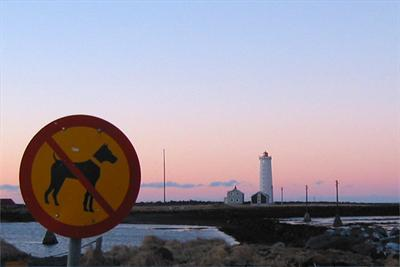
%> input picture input/1.png, 400 x 267 px; its folder holds only this picture in this run
$ octave Demo.m   (GNU Octave 9; MATLAB toolbox functions it lacks are replaced by stand-ins)
%> lines starting %> are read from the running program, lines starting %| are printed output that depends on the picture
### Function/cutframe.m
function [ out,j ] = cutframe( im )
[w,h,dim]=size(im);
if dim==3
gray=im2double(rgb2gray(im));
else
    gray=im2double(im);
end
j=0;
for jj=1:16
%j=1;
%while(1)
    box=gray(jj:w+1-jj,jj:h+1-jj);
    rim=[gray(jj,jj:h+1-jj),gray(w+1-jj,jj:h+1-jj),gray(jj:w+1-jj,jj)',gray(jj:w+1-jj,h+1-jj)'];
    if (max(rim)-min(rim))<0.3
       j=jj;
    end
    %j=j+1;
end
if j>=1
    I=zeros(w-2*j,h-2*j,dim);
    for k=1:dim
   image=im(:,:,k);
    I(:,:,k)=image(j+1:w-j,j+1:h-j);
    end
out=I;
else
    out=im;
end;
end

### Function/GraphCut.m
function   [AA,g] = GraphCut(img)

[H,W,~] = size(img);
imm = double(img);
m1 = imm(:,:,1);
m2 = imm(:,:,2);
m3 = imm(:,:,3);
E  = edges4connected(H,W);
V  = 1./(1+sqrt((m1(E(:,1))-m1(E(:,2))).^2+(m2(E(:,1))-m2(E(:,2))).^2+(m3(E(:,1))-m3(E(:,2))).^2));
AA = 1000*sparse(E(:,1),E(:,2),0.3*V);
g  = fspecial('gauss', [5 5], sqrt(5));

### Demo.m
clc;
clear all;
close all;

addpath('.\Function');

%parameter
compactness = 15;
spnumber    = 150;
FgParam     = 1;
imgRoot = '.\input\'; % test image path
outRoot = '.\output\';
imnames=dir([imgRoot '*' 'png']);


for i = 1:length(imnames)
    disp(['Process # ',num2str(i),' ...']);
    imname  = [imgRoot imnames(i).name];
    img = imread(imname);
%> img is the input picture: size 267x400x3 uint8; mean R, G, B 155.5, 148.8, 161
    [H_Ori,W_Ori,~] = size(img);
%> H_Ori = 267; W_Ori = 400
    [img,flag] = cutframe(img);
%> in cutframe, `gray=im2double(rgb2gray(im));`:
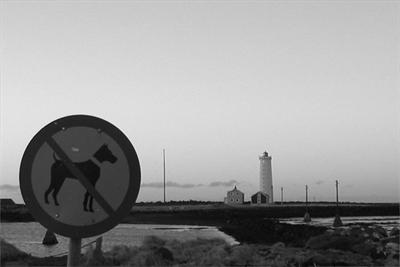
%> gray: size 267x400 double; min 0, max 0.973, mean 0.597
%> the loop in cutframe, `for jj=1:16` made 16 passes
%> pass 2, in cutframe, `box=gray(jj:w+1-jj,jj:h+1-jj);`:
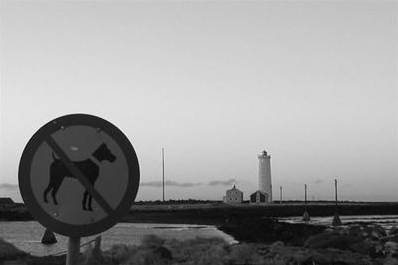
%> box: size 265x398 double; min 0, max 0.973, mean 0.597
%> pass 3, in cutframe, `box=gray(jj:w+1-jj,jj:h+1-jj);`:
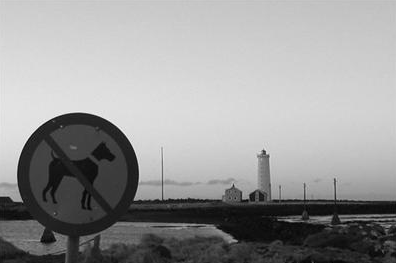
%> box: size 263x396 double; min 0, max 0.973, mean 0.598
%> after the loop in cutframe, `for jj=1:16`: j = 0
%> flag = 0
    img = uint8(img);
    [H,W,~] = size(img);
%> H = 267; W = 400

    %graph cut
    [AA,g] = GraphCut(img);
%> in GraphCut, `m1 = imm(:,:,1);`:
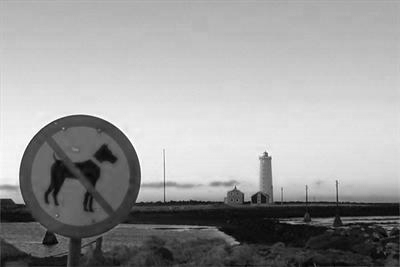
%> m1: size 267x400 double; min 0, max 255, mean 155.5
%> in GraphCut, `m3 = imm(:,:,3);`:
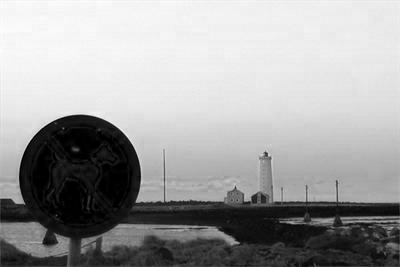
%> m3: size 267x400 double; min 0, max 253, mean 161
%> the run ends on the next line

$ run again, on input/5.png
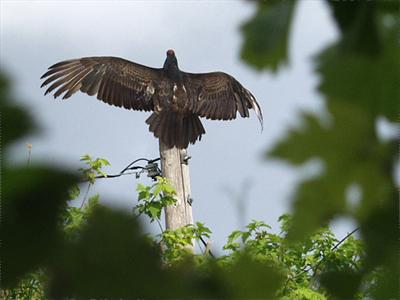
%> input picture input/5.png, 400 x 300 px
%> img is the input picture: size 300x400x3 uint8; mean R, G, B 111, 121.2, 106.1
%> the loop in cutframe, `for jj=1:16` made 16 passes
%> pass 3, in cutframe, `box=gray(jj:w+1-jj,jj:h+1-jj);`:
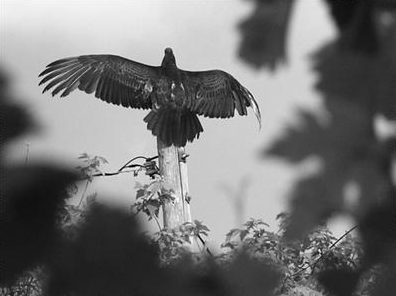
%> box: size 296x396 double; min 0, max 0.996, mean 0.458
%> after the loop in cutframe, `for jj=1:16`: j = 0
%> in GraphCut, `m3 = imm(:,:,3);`:
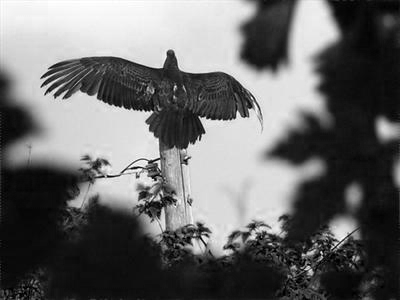
%> m3: size 300x400 double; min 0, max 255, mean 106.1

$ run again, on input/6.png
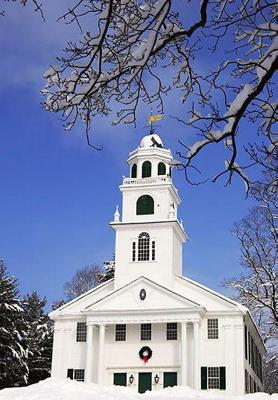
%> input picture input/6.png, 278 x 400 px
%> img is the input picture: size 400x278x3 uint8; mean R, G, B 120.7, 131.6, 168.5
%> after the loop in cutframe, `for jj=1:16`: j = 0
%> in GraphCut, `m1 = imm(:,:,1);`:
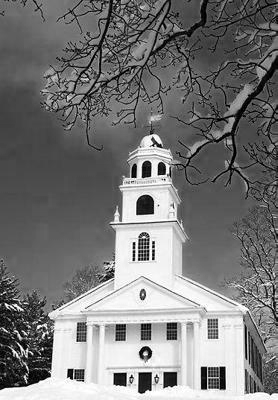
%> m1: size 400x278 double; min 0, max 255, mean 120.7
%> in GraphCut, `m3 = imm(:,:,3);`:
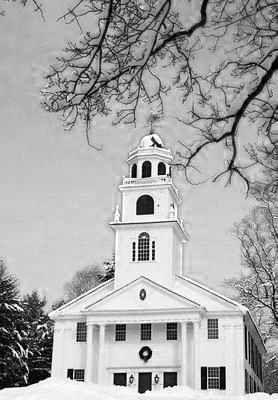
%> m3: size 400x278 double; min 0, max 255, mean 168.5

$ run again, on input/7.png
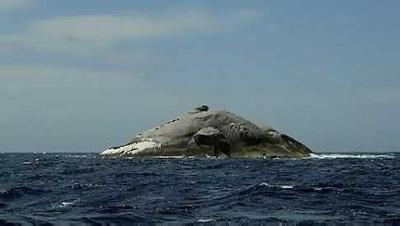
%> input picture input/7.png, 400 x 226 px
%> img is the input picture: size 226x400x3 uint8; mean R, G, B 95, 115.2, 127.1
%> after the loop in cutframe, `for jj=1:16`: j = 0
%> in GraphCut, `m1 = imm(:,:,1);`:
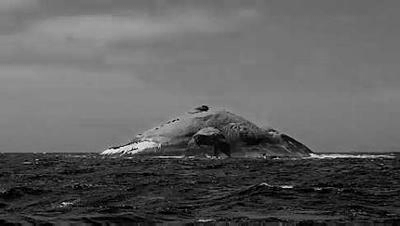
%> m1: size 226x400 double; min 0, max 249, mean 95
%> in GraphCut, `m3 = imm(:,:,3);`:
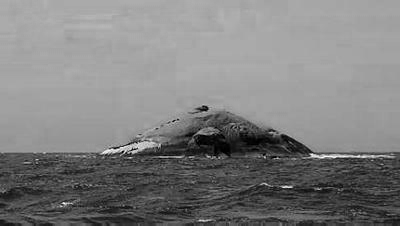
%> m3: size 226x400 double; min 0, max 255, mean 127.1
